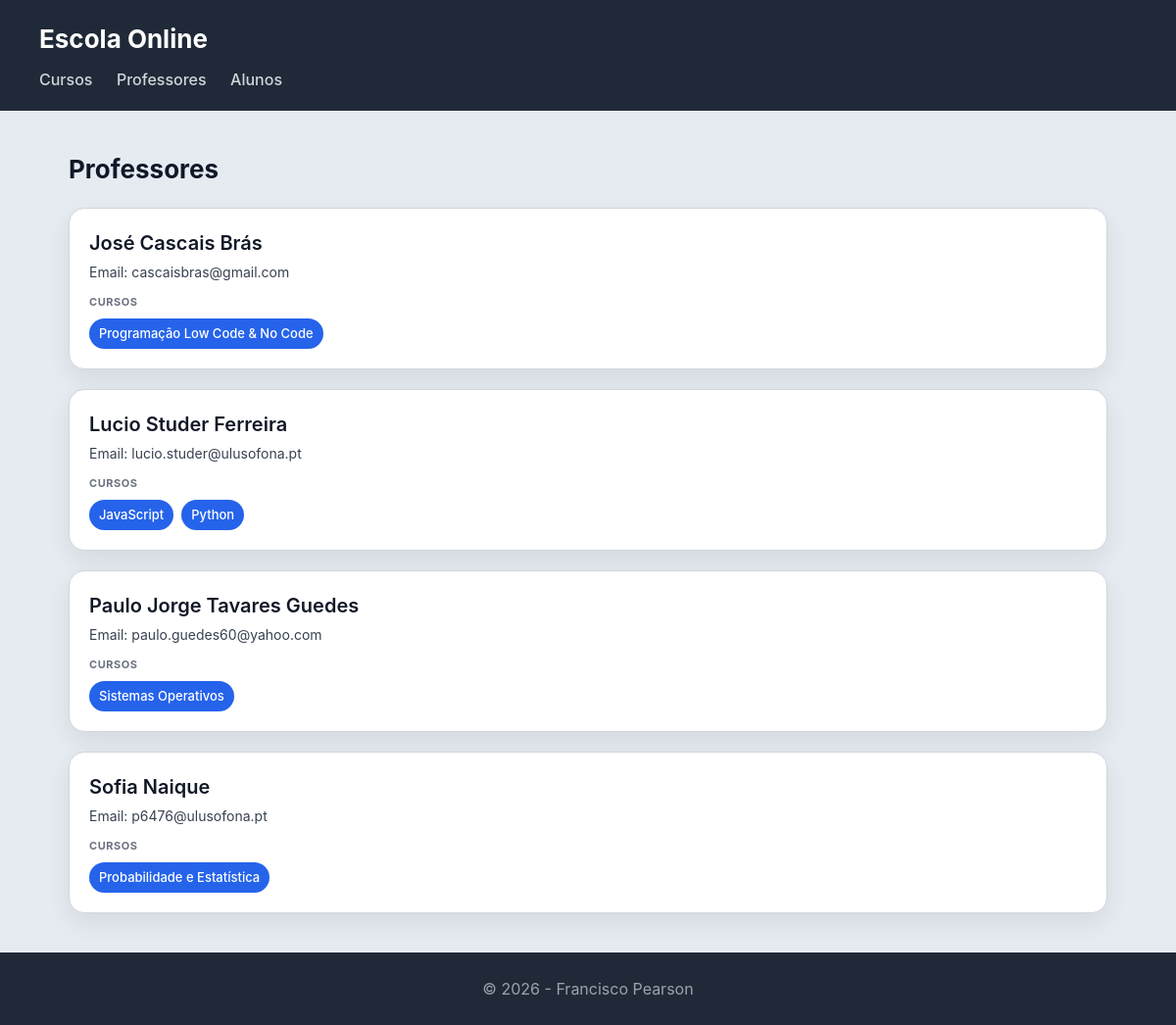
/escola/professores/, run on the app's committed database.
### escola_online/models.py (models this page shows, shortened)
class Professor(models.Model):
    nome = models.CharField(max_length=100)
    email = models.EmailField()

class Curso(models.Model):
    nome = models.CharField(max_length=100)
    imagem = models.ImageField(upload_to='cursos/')
    professor = models.ForeignKey(Professor, on_delete=models.CASCADE, related_name='cursos')
    alunos = models.ManyToManyField(Aluno, related_name='cursos')

### escola_online/views.py (the view)
# urls.py: path('professores/', views.professores_view, name='professores'),
def professores_view(request):
    professores = Professor.objects.prefetch_related('cursos').all()
    return render(request, 'escola_online/professores.html', {'professores': professores})

### escola_online/templates/escola_online/professores.html
{% extends "escola_online/base.html" %}
{% block content %}
<h2>Professores</h2>
<section>
    {% for professor in professores %}
    <article>
        <header>
            <h3>{{ professor.nome }}</h3>
            <p>Email: {{ professor.email }}</p>
        </header>
        <section>
            <h4>Cursos</h4>
            <ul>
                {% for curso in professor.cursos.all %}
                    <li>{{ curso.nome }}</li>
                {% empty %}
                    <li>Sem cursos</li>
                {% endfor %}
            </ul>
        </section>
    </article>
    {% endfor %}
</section>
{% endblock %}

### escola_online/static/escola_online/styles.css (style rules this page uses)
* { box-sizing: border-box; margin: 0; padding: 0; }
body { font-family: "Inter", "Segoe UI", system-ui, -apple-system, sans-serif; background: #e6ebf2; color: #111827; line-height: 1.5; }
h2 { margin-bottom: 20px; font-size: 26px; }
section > article { background: white; padding: 20px; border-radius: 16px; border: 1px solid #d1d5db; box-shadow: 0 10px 25px rgba(0,0,0,0.08); transition: all 0.25s ease; margin-bottom: 20px; }
article > header { margin-bottom: 12px; }
article > header > h3 { font-size: 20px; font-weight: 600; margin-bottom: 4px; }
article > header > p { font-size: 14px; color: #374151; }
article > section { margin-top: 10px; }
article > section > h4 { font-size: 11px; text-transform: uppercase; color: #6b7280; margin-bottom: 8px; letter-spacing: 0.05em; }
article > section > ul { list-style: none; display: flex; flex-wrap: wrap; gap: 8px; }
article > section > ul > li { background: #2563eb; color: white; padding: 6px 10px; border-radius: 999px; font-size: 13px; font-weight: 500; }

### data on the page
Professor: nome "José Cascais Brás", email "cascaisbras@gmail.com"
Curso: nome "Programação Low Code & No Code"
Professor: nome "Lucio Studer Ferreira", email "lucio.studer@ulusofona.pt"
Curso: nome "JavaScript"
Curso: nome "Python"
Professor: nome "Paulo Jorge Tavares Guedes", email "paulo.guedes60@yahoo.com"
Curso: nome "Sistemas Operativos"
Professor: nome "Sofia Naique", email "p6476@ulusofona.pt"
Curso: nome "Probabilidade e Estatística"
